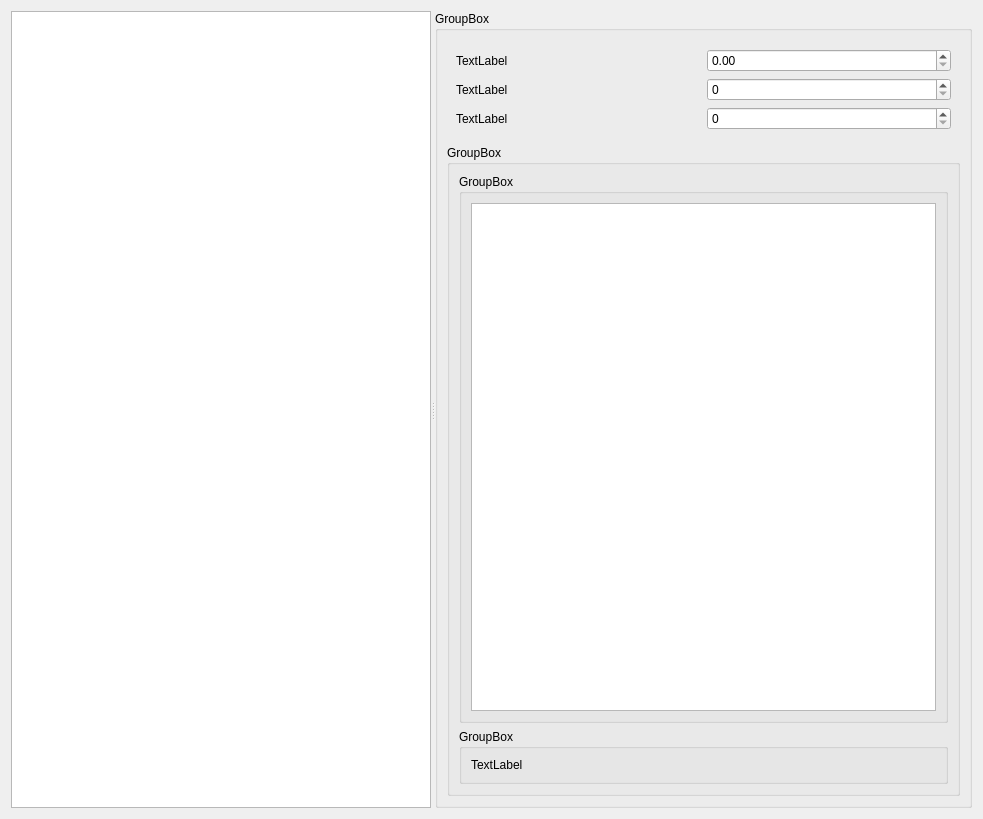
<?xml version="1.0" encoding="UTF-8"?>
<ui version="4.0">
 <class>rigid_model_widget</class>
 <widget class="QWidget" name="rigid_model_widget">
  <property name="geometry">
   <rect>
    <x>0</x>
    <y>0</y>
    <width>983</width>
    <height>819</height>
   </rect>
  </property>
  <property name="windowTitle">
   <string>Form</string>
  </property>
  <layout class="QGridLayout" name="gridLayout">
   <item row="0" column="0">
    <widget class="QSplitter" name="splitter">
     <property name="orientation">
      <enum>Qt::Horizontal</enum>
     </property>
     <widget class="QTreeView" name="lod_tree_view"/>
     <widget class="QGroupBox" name="detailed_view_groupbox">
      <property name="title">
       <string>GroupBox</string>
      </property>
      <layout class="QGridLayout" name="gridLayout_4">
       <item row="0" column="0">
        <widget class="QWidget" name="lod_widget" native="true">
         <layout class="QGridLayout" name="gridLayout_6">
          <item row="0" column="0">
           <widget class="QLabel" name="visibility_label">
            <property name="text">
             <string>TextLabel</string>
            </property>
           </widget>
          </item>
          <item row="0" column="1">
           <widget class="QDoubleSpinBox" name="visibility_spinbox"/>
          </item>
          <item row="1" column="0">
           <widget class="QLabel" name="lod_number_label">
            <property name="text">
             <string>TextLabel</string>
            </property>
           </widget>
          </item>
          <item row="1" column="1">
           <widget class="QSpinBox" name="lod_number_spinbox"/>
          </item>
          <item row="2" column="0">
           <widget class="QLabel" name="quality_level_label">
            <property name="text">
             <string>TextLabel</string>
            </property>
           </widget>
          </item>
          <item row="2" column="1">
           <widget class="QSpinBox" name="quality_level_spinbox"/>
          </item>
         </layout>
        </widget>
       </item>
       <item row="1" column="0">
        <widget class="QGroupBox" name="mesh_block_groupbox">
         <property name="title">
          <string>GroupBox</string>
         </property>
         <layout class="QGridLayout" name="gridLayout_5">
          <item row="0" column="0">
           <widget class="QGroupBox" name="material_data_groupbox">
            <property name="title">
             <string>GroupBox</string>
            </property>
            <layout class="QGridLayout" name="gridLayout_2">
             <item row="0" column="1">
              <widget class="QTableView" name="textures_table_view"/>
             </item>
            </layout>
           </widget>
          </item>
          <item row="1" column="0">
           <widget class="QGroupBox" name="mesh_data_groupbox">
            <property name="title">
             <string>GroupBox</string>
            </property>
            <layout class="QGridLayout" name="gridLayout_3">
             <item row="0" column="0">
              <widget class="QLabel" name="label">
               <property name="text">
                <string>TextLabel</string>
               </property>
              </widget>
             </item>
            </layout>
           </widget>
          </item>
         </layout>
        </widget>
       </item>
      </layout>
     </widget>
    </widget>
   </item>
  </layout>
 </widget>
 <resources/>
 <connections/>
</ui>
